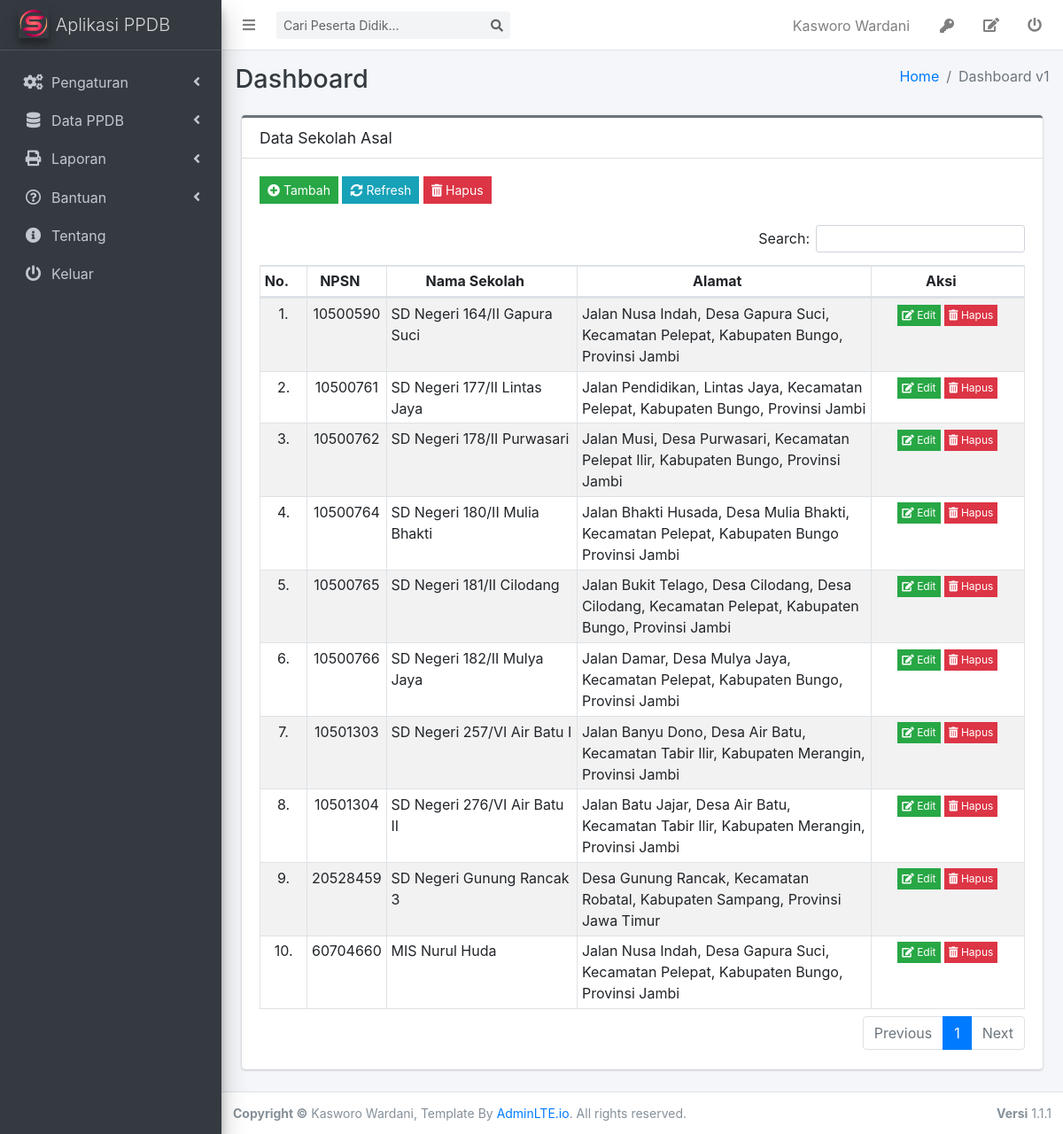
The page /admin/index.php?p=skulasal (signed in) on the database its author committed.
### tables this page shows
CREATE TABLE `tb_user` (
  `iduser` int(11) NOT NULL AUTO_INCREMENT,
  `username` varchar(50) NOT NULL,
  `nama` varchar(250) NOT NULL,
  `jbtdinas` enum('1','2','3','4','5') DEFAULT NULL,
  `passwd` varchar(250) DEFAULT NULL,
  `level` enum('0','1') DEFAULT NULL,
  `aktif` enum('0','1') DEFAULT NULL,
  `jbtpanitia` enum('1','2','3','4','5','6') NOT NULL,
  `nip` varchar(18) NOT NULL,
  `tmplahir` varchar(250) DEFAULT NULL,
  `tgllahir` date DEFAULT NULL,
  `alamat` varchar(250) NOT NULL,
  `desa` varchar(250) NOT NULL,
  `logakhir` datetime NOT NULL,
  `kec` varchar(250) NOT NULL,
  `kab` varchar(250) NOT NULL,
  `prov` varchar(250) NOT NULL,
  `kdpos` char(5) NOT NULL,
  `email` varchar(250) NOT NULL,
  `nohp` char(15) NOT NULL,
  `foto` varchar(250) NOT NULL,
  `agama` enum('A','B','C','D','E','F') DEFAULT NULL,
  `gender` enum('L','P') DEFAULT NULL,
  `tglupdate` date DEFAULT NULL,
  PRIMARY KEY (`iduser`)
);

CREATE TABLE `tb_skul_asal` (
  `idskulasal` char(10) NOT NULL,
  `nmskulasal` varchar(200) DEFAULT NULL,
  `almtskulasal` varchar(200) DEFAULT NULL,
  PRIMARY KEY (`idskulasal`)
);

### admin/dbfunction.php (called while the page is built, shortened)
<?php
    $conn=mysqli_connect("localhost","root","password");
    mysqli_select_db($conn,"smpnlipa_ppdb") or die('Error selecting MySQL database: ' . mysqli_error);
    function viewdata($tbl, $key='', $id='', $ord='' ){
        global $conn;
        if($key=='' && $id=='' && $ord==''){
            $sql="SELECT*FROM $tbl";
        }
        else if($key=='' && $id==''){
            $sql="SELECT*FROM $tbl ORDER BY $ord";
        }
        elseif($ord==''){
            $sql="SELECT*FROM $tbl WHERE $key='$id'";
        }
        else {
            $sql="SELECT*FROM $tbl WHERE $key = '$id' ORDER BY $ord";
        }
        $result=mysqli_query($conn, $sql);
        $rows=[];
        while($row=mysqli_fetch_assoc($result)){
            $rows[]=$row;
        }
        return $rows;
    }
?>

### admin/skulasal_tampil.php (the view, shortened to what this page needs)
<div class="col-sm-12">
		<div class="card card-secondary card-outline">
				<div class="card-header">
						<h4 class="card-title">Data Sekolah Asal</h4>
				</div>
				<div class="card-body">
						<div class="row">
								<div class="col-sm-12">
										<button class="btn btn-flat btn-success btn-sm" data-toggle="modal" data-target="#mySkulAsal" id="btnTambah">
												<i class="fas fa-plus-circle"></i>&nbsp;Tambah
										</button>
										<button class="btn btn-flat btn-info btn-sm" id="btnRefresh">
												<i class="fas fa-sync-alt"></i>&nbsp;Refresh
										</button>
										<button id="hapusall" class="btn btn-flat btn-danger btn-sm">
												<i class="fas fa-trash-alt"></i>&nbsp;Hapus
										</button>
								</div>
						</div>
						<br/>
						<div class="table-responsive">
							<table id="tb_skulasal" class="table table-bordered table-striped table-sm">
								<thead>
								<tr>
									<th style="text-align: center;width:2.5%">No.</th>
									<th style="text-align: center;width:10%">NPSN</th>
									<th style="text-align: center;width:25%">Nama Sekolah</th>
									<th style="text-align: center">Alamat</th>
									<th style="text-align: center;width:20%">Aksi</th>
								</tr>
								</thead>
								<tbody>
								<?php
										$qk=viewdata("tb_skul_asal");
										$no=0;
										foreach($qk as $k)
										{
												$no++;
								?>
								<tr>
									<td style="text-align:center"><?php echo $no.'.';?></td>
									<td style="text-align:center"><?php echo $k['idskulasal'];?></td>
									<td><?php echo $k['nmskulasal'];?></td>
									<td><?php echo $k['almtskulasal'];?></td>
									<td style="text-align: center">
										<a href="#mySkulAsal" class="btn btn-xs btn-success btn-flat btnEdit" data-toggle="modal" data-id="<?php echo $k['idskulasal'];?>">
											<i class="fas fa-edit"></i>&nbsp;Edit
										</a>
										<button class="btn btn-xs btn-danger btn-flat">
											<i class="fas fa-trash-alt"></i>&nbsp;Hapus
										</button>
									</td>
								</tr>
								<?php } ?>
								</tbody>
							</table>
						</div>
				</div>
		</div>
</div>

### admin/index.php (shortened to what this page needs)
<?php
	include "dbfunction.php";
	$u=viewdata("tb_user","iduser",$_COOKIE['id'])[0];
	$nama=$u['nama'];
	$level=$u['level'];
?>
<!DOCTYPE html>
<html>
<head>
	<link rel="stylesheet" href="../assets/css/all.min.css">
	<link rel="stylesheet" href="../assets/plugins/overlayScrollbars/css/OverlayScrollbars.min.css">
	<link rel="stylesheet" href="../assets/css/adminlte.min.css">
	<link rel="stylesheet" href="../assets/plugins/sweetalert2-theme-bootstrap-4/bootstrap-4.min.css">
	<link rel="stylesheet" href="../assets/plugins/toastr/toastr.min.css">
	<link rel="stylesheet" href="../assets/plugins/select2/css/select2.min.css">
	<link rel="stylesheet" href="../assets/plugins/select2-bootstrap4-theme/select2-bootstrap4.min.css">
	<link rel="stylesheet" href="../assets/plugins/datatables-bs4/css/dataTables.bootstrap4.min.css">
	<link rel="stylesheet" href="../assets/plugins/datatables-responsive/css/responsive.bootstrap4.min.css">
	<link rel="stylesheet" type="text/css" href="../assets/css/jquery.datetimepicker.css">
	<link rel="stylesheet" type="text/css" href="../assets/css/dropzone.css"/>
</head>
</head>
<body class="skihold-transition sidebar-mini layout-fixed layout-navbar-fixed layout-footer-fixed">
<div class="wrapper">
	<nav class="main-header navbar navbar-expand navbar-white navbar-light">
		<ul class="navbar-nav">
			<li class="nav-item">
				<a class="nav-link" data-widget="pushmenu" href="#" role="button">
					<i class="fas fa-bars"></i>
				</a>
			</li>
		</ul>
		<div class="form-inline ml-2">
			<div class="input-group input-group-sm">
				<input class="form-control form-control-navbar" type="search" id="dicari" placeholder="Cari Peserta Didik..." aria-label="Search">
				<div class="input-group-append">
					<button class="btn btn-navbar" id="goleki">
						<i class="fas fa-search"></i>
					</button>
				</div>
			</div>
		</div>
		<ul class="navbar-nav ml-auto">
			<li class="nav-item">
				<span class="btn nav-link">
					<?php echo $nama;?>
				</span>
			</li>
			<li class="nav-item">
				<span class="btn nav-link"  data-toggle="modal" data-target="#myPassword" title="Ganti Password">
				<i class="fas fa-key"></i>
				</span>
			</li>
			<li class="nav-item">
				<a href="index.php?p=adduser&m=3" class="nav-link" title="Edit Data">
				<i class="fas fa-edit"></i>
				</a>
			</li>
			<li class="nav-item">
				<a class="nav-link" href="logout.php" title="Keluar / Logout">
					<i class="fas fa-power-off"></i>
				</a>
		</li>
		</ul>
	</nav>
  <aside class="main-sidebar sidebar-dark-primary elevation-4">
	<a href="index.php?p=dashboard" class="brand-link">
	  <img src="../assets/img/logo.png" width="100" class="brand-image elevation-3"
		   style="opacity: 1.0">
	 <span class="brand-text font-weight-light">Aplikasi PPDB</span>
	</a>
	<div class="sidebar">
	  <nav class="mt-3 pb-3 mb-3">
		<ul class="nav nav-pills nav-sidebar flex-column" data-widget="treeview" role="menu" data-accordion="false">
			<?php	if($level=='1'){ ?>
		  <li class="nav-item has-treeview">
		  	<a href="#" class="nav-link">
				<i class="nav-icon fas fa-cogs"></i>
				<p>
					Pengaturan
				</p>
				<i class="fas fa-angle-left right"></i>
			</a>
		  </li>
		  <li class="nav-item has-treeview">
			<a href="#" class="nav-link">
			  <i class="nav-icon fas fa-database"></i>
			  <p>
				Data PPDB
				<i class="fas fa-angle-left right"></i>
			  </p>
			</a>
		  </li>
		  <li class="nav-item has-treeview">
			<a href="#" class="nav-link">
			  <i class="nav-icon fas fa-print"></i>
			  <p>
				Laporan
				<i class="fas fa-angle-left right"></i>
			  </p>
			</a>
		  </li>
		  <?php } ?>
		  <li class="nav-item">
			<a href="#" class="nav-link">
			  <i class="far fa-question-circle nav-icon"></i>
			  <p>
				Bantuan
				<i class="fas fa-angle-left right"></i>
			  </p>
			</a>
		   </li>
		   <li class="nav-item">
			   <a href="#" class="nav-link">
				 <i class="fas fa-info-circle nav-icon"></i>
				 <p>Tentang</p>
			   </a>
			</li>
			  <li class="nav-item">
				<a href="logout.php" class="nav-link">
				  <i class="fas fa-power-off nav-icon"></i>
				  <p>Keluar</p>
				</a>
			  </li>
		</ul>
	  </nav>
	</div>
  </aside>
  <div class="content-wrapper">
	<div class="content-header">
	  <div class="container-fluid">
		<div class="row mb-2">
		  <div class="col-sm-6">
			<h1 class="m-0 text-dark">Dashboard</h1>
		  </div>
		  <div class="col-sm-6">
			<ol class="breadcrumb float-sm-right">
			  <li class="breadcrumb-item"><a href="#">Home</a></li>
			  <li class="breadcrumb-item active">Dashboard v1</li>
			</ol>
		  </div>
		</div>
	  </div>
	</div>
	<section class="content">
	  <div class="container-fluid">
		<div class="form-group">
		<?php
			if(!isset($_GET['p']) || $_GET['p']=='' || $_GET['p']=='dashboard') {include "dashboard.php";}
			else if($_GET['p']=='datasekolah') {include "sekolah_tampil.php";}
			else if($_GET['p']=='datauser') {include "user_tampil.php";}
			else if($_GET['p']=='adduser'){include "user_form.php";}
			else if($_GET['p']=='jadwal') {include "jadwal_tampil.php";}
			else if($_GET['p']=='pagu') {include "pagu_tampil.php";}
			else if($_GET['p']=='syarat') {include "syarat_tampil.php";}
			else if($_GET['p']=='datamapel') {include "mapel_tampil.php";}
			else if($_GET['p']=='skulasal') {include "skulasal_tampil.php";}
		?>
		</div>
	  </div>
	</section>
  </div>
  <footer class="main-footer text-sm">
	<strong>Copyright &copy;</strong> Kasworo Wardani, Template By <a href="http://adminlte.io">AdminLTE.io</a>.
	All rights reserved.
	<div class="float-right d-none d-sm-inline-block">
	  <b>Versi</b> 1.1.1
	</div>
  </footer>
</div>
</body>
</html>

### rows shown on the page
tb_user: nama "Kasworo Wardani"
tb_skul_asal: idskulasal "10500590", nmskulasal "SD Negeri 164/II Gapura Suci", almtskulasal "Jalan Nusa Indah, Desa Gapura Suci, Kecamatan Pelepat, Kabupaten Bungo, Provinsi Jambi"
tb_skul_asal: idskulasal "10500761", nmskulasal "SD Negeri 177/II Lintas Jaya", almtskulasal "Jalan Pendidikan, Lintas Jaya, Kecamatan Pelepat, Kabupaten Bungo, Provinsi Jambi"
tb_skul_asal: idskulasal "10500762", nmskulasal "SD Negeri 178/II Purwasari", almtskulasal "Jalan Musi, Desa Purwasari, Kecamatan Pelepat Ilir, Kabupaten Bungo, Provinsi Jambi"
tb_skul_asal: idskulasal "10500764", nmskulasal "SD Negeri 180/II Mulia Bhakti", almtskulasal "Jalan Bhakti Husada, Desa Mulia Bhakti, Kecamatan Pelepat, Kabupaten Bungo Provinsi Jambi"
tb_skul_asal: idskulasal "10500765", nmskulasal "SD Negeri 181/II Cilodang", almtskulasal "Jalan Bukit Telago, Desa Cilodang, Desa Cilodang, Kecamatan Pelepat, Kabupaten Bungo, Provinsi Jambi"
tb_skul_asal: idskulasal "10500766", nmskulasal "SD Negeri 182/II Mulya Jaya", almtskulasal "Jalan Damar, Desa Mulya Jaya, Kecamatan Pelepat, Kabupaten Bungo, Provinsi Jambi"
tb_skul_asal: idskulasal "10501303", nmskulasal "SD Negeri 257/VI Air Batu I", almtskulasal "Jalan Banyu Dono, Desa Air Batu, Kecamatan Tabir Ilir, Kabupaten Merangin, Provinsi Jambi"
tb_skul_asal: idskulasal "10501304", nmskulasal "SD Negeri 276/VI Air Batu II", almtskulasal "Jalan Batu Jajar, Desa Air Batu, Kecamatan Tabir Ilir, Kabupaten Merangin, Provinsi Jambi"
tb_skul_asal: idskulasal "20528459", nmskulasal "SD Negeri Gunung Rancak 3", almtskulasal "Desa Gunung Rancak, Kecamatan Robatal, Kabupaten Sampang, Provinsi Jawa Timur"
tb_skul_asal: idskulasal "60704660", nmskulasal "MIS Nurul Huda", almtskulasal "Jalan Nusa Indah, Desa Gapura Suci, Kecamatan Pelepat, Kabupaten Bungo, Provinsi Jambi"
